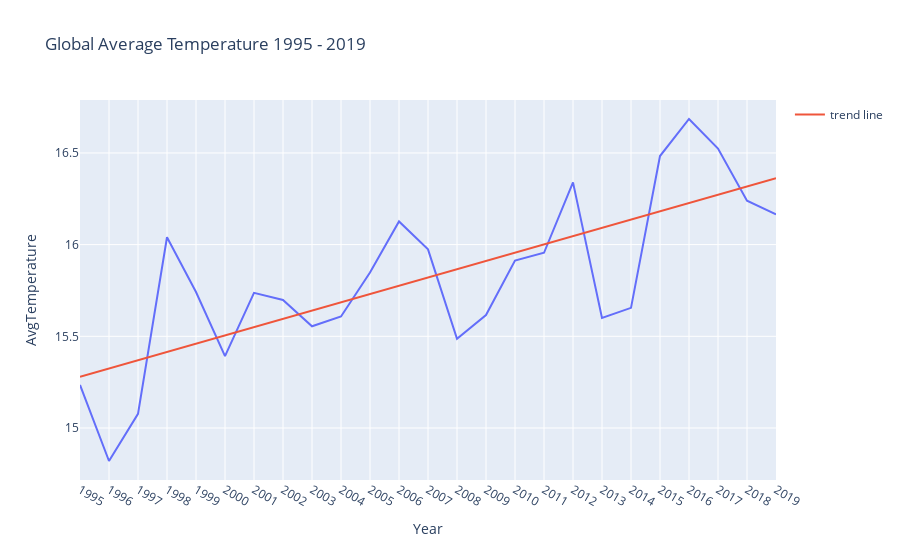

Notebook code for this chart:
### Markdown cell above
### Overall Trend Analysis
Let's fit a linear line to our plot using numpy and Linear Regression

### Code cell
coefs = np.polyfit(x = data_agg.Year , y = data_agg.AvgTemperature , deg = 1)

m = coefs[0]
c = coefs[1]

line = m * data_agg.Year + c
fig.add_trace(go.Scatter(x = data_agg.Year , y = line , name = "trend line"))
fig.show()

### Figure 1 — Plotly figure (JSON) as saved in the notebook; plotly's stock layout.template omitted (floating-point values rounded to 4 significant figures)
{"data": [{"hovertemplate": "Year=%{x}<br>AvgTemperature=%{y}<extra></extra>", "legendgroup": "", "line": {"color": "#636efa", "dash": "solid"}, "marker": {"symbol": "circle"}, "mode": "lines", "name": "", "orientation": "v", "showlegend": false, "type": "scatter", "x": [1995, 1996, 1997, 1998, 1999, 2000, 2001, 2002, 2003, 2004, 2005, 2006, 2007, 2008, 2009, 2010, 2011, 2012, 2013, 2014, 2015, 2016, 2017, 2018, 2019], "xaxis": "x", "y": [15.23, 14.82, 15.08, 16.04, 15.74, 15.39, 15.74, 15.7, 15.55, 15.61, 15.85, 16.13, 15.97, 15.49, 15.62, 15.91, 15.96, 16.34, 15.6, 15.66, 16.48, 16.69, 16.52, 16.24, 16.16], "yaxis": "y"}, {"name": "trend line", "type": "scatter", "x": [1995, 1996, 1997, 1998, 1999, 2000, 2001, 2002, 2003, 2004, 2005, 2006, 2007, 2008, 2009, 2010, 2011, 2012, 2013, 2014, 2015, 2016, 2017, 2018, 2019], "y": [15.28, 15.32, 15.37, 15.41, 15.46, 15.5, 15.55, 15.59, 15.64, 15.69, 15.73, 15.78, 15.82, 15.87, 15.91, 15.96, 16.0, 16.05, 16.09, 16.14, 16.18, 16.23, 16.27, 16.32, 16.36]}], "layout": {"legend": {"tracegroupgap": 0}, "title": {"text": "Global Average Temperature 1995 - 2019"}, "xaxis": {"anchor": "y", "domain": [0, 1], "dtick": "Year", "title": {"text": "Year"}}, "yaxis": {"anchor": "x", "domain": [0, 1], "title": {"text": "AvgTemperature"}}}}
